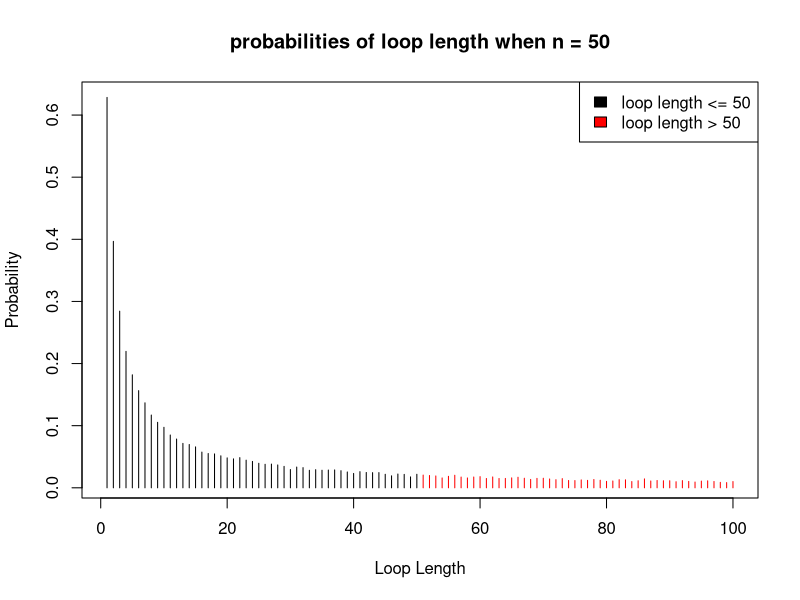

The R source for this figure:

"
Group member1: Rui Zeng      ID:s2298181
Group member2: Lifu Zheng    ID:s2314868
Group member3: Sihan Liu     ID:s2337553

Github Repo: https://github.com/Rae0519/proj2.git

Contribution:
Task 1, 2, 3 and 4 were completed by Member 3 and Member 2.
Task 5, 6 were completed by Member 1.
We both add comments and integrate the code.
Every group member has made contribution to the final code. We all completed the practical work in our own way.
The proportion of contribution is roughly equal in our group.
"


"
Overview:
The project focuses on the simulation of prisoner problem. The prisoners will have opportunities to be free.
Let assume there are 2n prisoners with their unique numbers. Each prisoner will give a chance to choose n boxes from
2n boxes. Each boxes has a random and unique number card from 1 to 2n. If all 2n prisoners can find their number cards 
successfully by opening a maximum on n boxes, they all go free. It seems that this task is impossible but under a strategy,
prisoners will have a reasonably good chance to have freedom. Let us see how that works and the reason of that. 
"


"
There are three possible strategies to be attempted:

1) The prisoner starts at the box with their number k on it. If card in that box is not their prisoner number, 
   they go to box with that number on previous card, open it and repeat the process until they have either found the card 
   with their number on it, or opened n boxes without finding it.
   
2) As strategy 1, but starting from a randomly selected box.

3) They open n boxes at random, checking each card for their number.
"


"
Firstly we need to find the probability of each prisoner to find their card and the probability of all prisoners getting 
free under each strategy.
"


" 
success() is to decide whether the prisoner or prisoners can go free, using loop to traverse 'p' prisoners according to three strategies.

Inputs are n (the half number of prisoner), k (the prisoner’s number), p (the number of prisoners who enter the room), strategy (1, 2 or 3)
The output will the logical object(0/1): whether the prisoner or prisoners go free.

General step:
To determine whether all prisoners find their numbers (card == prisoner[i]) under each strategy, we create a vector 'found' to record (0/1)
whether each prisoner succeeds. If the summation of vector 'found' is equal to the number of prisoners (sum(found) == p), it means prisoners 
who enter the room all find their cards.
"

success <- function(n, k, p, strategy) {  
  prisoner = sample(1:(2 * n))                # random sample of 2n prisoner numbers with no repeat, create the sequence to enter the room
  if (p == 1) {
    prisoner[1] = k                           # if only one prisoner enter, then the first and unique prisoner number is 'k'
  }
  found = rep(0, p)                           # create a p-vector with value zero.
  box = sample(1:(2 * n))                     # random sample of 2n boxes number with no repeat, then cards are randomly placed one in each box.
  
  # strategy 1
  if (strategy == 1) {
    for (i in 1:p) {                          # the loop will stop until 'p' prisoners found they cards
      card = box[prisoner[i]]                 # find the card number in the box of 'prisoner[i]'
      for (time in 1:n) {                     # open at most n boxes
        if (card == prisoner[i]) {            # card number is equal to 'prisoner[i]'
          found[i] = 1                        # successfully find the card
          break                               # end 'time' loop
        }
        card = box[card]                      # otherwise continue to find the card in box of last card number
      }
    }
  }
  
  # strategy 2 
  else if (strategy == 2) {                   # the structure is similar to strategy 1
    for (i in 1:p) {
      card = sample(1:(2 * n), 1)             # decide the first open box randomly, so the card number is random too
      for (time in 1:n) {
        if (card == prisoner[i]) {            
          found[i] = 1                        # Notice: for strategy 2, the loop (e.g the card in box 4 is 5 and the card in box 5 is 4) 
          break                               #         may happen. Under this situation, the prisoner will constantly open box 4 and 5 
        }                                     #         until time n to open boxes. It means he doesn't find his number and is failed.
        card = box[card]
      }
    }
  }
  
  # strategy 3
  else if (strategy == 3) {
    for (i in 1:p) {                                        # random open n boxes is equal to randomly select n numbers in [1, 2n]    
      found[i] = prisoner[i] %in% sample(1:(2*n), n)        # %in% is to check whether the ith prisoner number is in those n selected numbers.
    }                                                       # if 'prisoner[i]' is in those numbers, it means the ith prisoner finds his card.
  }                                                           
 
  sum(found) == p  # if all 'p' prisoners find their cards then the summation of vector 'found' is equal to 'p'
}                  # if it's True return 1, and False return 0



" 
Pone() is to estimate the probability of a single prisoner succeeding in finding his number under each strategy.
It takes n (the half number of prisoner), k (the prisoner’s number), strategy (1, 2 or 3), 
nreps(the number of replicate simulations, default=10000) as arguments.
The output will be the probability after simulation (success_times / nrep).
"


Pone <- function(n, k, strategy, nreps = 10000) {
  success_times = 0                                                  # 'success_times' defines the number of success.
  for (i in 1:nreps) {                                               # simulate 'nreps' times
    success_times = success_times + success(n, k, 1, strategy)       # accumulate the times of success during simulation
  }                                                                  # apply 'success' function to determine whether the prisoner can find his card in one simulation
  success_times / nreps                                              # calculate the probability of success
}


" 
Pall() is to estimate the probabilities of all prisoners finding their number under each strategy
It takes n (the half number of prisoner), strategy (1, 2 or 3), nreps (the number of replicate simulations, default=10000) as arguments.
The output will be the probability after simulation (success_times / nrep).
"

Pall <- function(n, strategy, nreps = 10000) {
  all_success = 0                                                    # 'all_success' defines the times that all prisoners succeed
  for (i in 1:nreps) {
    all_success = all_success + success(n, 1, 2 * n, strategy)       # ccumulate the times of success during simulation
  }                                                                  # apply 'success' function to determine whether 2n prisoners can all find their cards in one simulation
  all_success / nreps                                                # calculate the probability of success
}


# example code

# individual probability (n = 5, k = 3, nreps = 10000)
Pone(5, 3, 1)                # one possible result: 0.4991
Pone(5, 3, 2)                # one possible result: 0.4044
Pone(5, 3, 3)                # one possible result: 0.5033

# individual probability (n = 50, k = 63, nreps = 10000)
Pone(50, 63, 1)              # one possible result: 0.5078          
Pone(50, 63, 2)              # one possible result: 0.38  
Pone(50, 63, 3)              # one possible result: 0.4996


# joint probability (n = 5, nreps = 10000)
Pall(5,1)                    # one possible result:0.3487
Pall(5,2)                    # one possible result:1e-04
Pall(5,3)                    # one possible result:7e-04

# joint probability (n = 50, nreps = 10000)
Pall(50, 1)                  # one possible result:0.3119
Pall(50, 2)                  # one possible result:0
Pall(50, 3)                  # one possible result:0



"
Comment:
Through 'Pall' function, we can find that the prisoners through using strategy 1 can escape together with a probability of approximately 0.31. 
This is a surprising result because from the function 'Pone', we can see that the probability of each individual escaping is about 0.5. 
If we consider them to be independent of each other, the probability that they escape together is 0.5^(100), which is nearly 0. 

Reflecting on the problem itself, we can find that the prisoners are independent of each other only under the following circumstance: 
when each prisoner leaves and we immediately determine the position of the box and card randomly. If the room is returned exactly to its original state 
after each prisoner leaves, they all operate in the same sequence with boxes and cards. Consequently, they are not independent of each other. 

Then, we will consider under what circumstance can the prisoners escape together. Through mathematical argument, we can have the following supposition.
For 2n prisoners, if there is no loop greater than n boxes and cards, all prisoners can escape together.

Next, we try to run the code to prove our supposition.
"



"
In order to find the reason why such a high probability under join success probabilities happen,
we try to find the loops( when u[u[· · · u[u[k]] · · · ]] = k) when randomly shuffling cards.

'dloop' function is to estimate the probability of each loop length from 1 to 2n 
occurring at least once in a random shuffling of cards to boxes.

The function takes 'n' (the half number of card) and 'nrep' (the number of replicate simulations, default value is 10000) as input.
Then output the 2n-vector of probabilities.

General Step:
To compute the probability for each loop length, we need to count the existence of loops in one shuffling.
Open the boxes (2n times) similar to strategy 1 for each prisoner k (2n prisoners in total). 
Count 1 for that loop when the prisoner finds his card. 
(Notice: only count 1 even if two prisoners find their numbers through the same loop length under one random shuffling.)
Then, simulating the shulffing card for 'nreps' times.
Finally, calculate the probability for 2n loops.(count numbers of each loop/nreps)
"



dloop <- function(n, nreps = 10000){
  d_prob <- rep(0, 2*n)                     # 'd_prob' is a 2n-vector with value 0. 
                                            # It is to count the occurrence of each loop.
  
  for (m in 1:nreps){                       # loop through 'nreps' times of shuffling
    u <- sample(1:(2*n))                    # randomly choose 2n cards in [1, 2n] without repeating.
    k <- sample(1:(2*n))                    # randomly choose 2n prisoners in [1, 2n] without repeating.
    success <- rep(0, 2*n)                  # 'success' is a 2n-vector with value 0 for counting the occurrence of each loop in one random shuffling.
    
    for (i in 1:(2*n)){                     # loop through 2n prisoner in one shuffling 
      card = u[k[i]]                        # choose the card in the box of the ith prisoner number k[i].
      
      for(length_loop in 1:(2*n)){          # loop through each 'loop' (u[u[·u[u[k]]·]] = k)
        
        if (card == k[i]){                  # Run if the 'loop' occurrs: the prisoner number is found.
          success[length_loop] = 1          # count 1 for the occurrence of that 'loop' at least once in one random shuffling.
          break                             # end 'length_loop' loop 
        }
        card = u[card]                      # open the next box
      }                              
    }                            
    d_prob <- d_prob + success              # accumulate the existence of 'loop' in all shufflings.
  }                                  
  d_prob/nreps                              # calculate the probabilities of 'loop' 
}                                           # it is also the return value of the function.


# example code for 'dloop' function when n = 50 and nreps = 10000 (default).

dloop_probability <- dloop(50)


# We find the probability that there is no loop longer than 50 ([51:100]) in a random reshuffling of cards to boxes.

1 - sum( dloop_probability[51:100] )

# one possible result: 0.3111. 
# It is similar to the result of joint success probabilities of strategy 1.
# It makes sense. When all prisoners all go free under strategy 1, it means no prisoner opens more than n boxes (here n = 50).
# It is the same question as the probability that there is no loop > 50.


# Let us to see the graph in bar chart.
cols <-  rep(c("black", "red"), each = 50)
plot(dloop_probability,type = "h", xlab ="Loop Length",ylab="Probability", main = "probabilities of loop length when n = 50", col = cols)
legend("topright", legend = c("loop length <= 50", "loop length > 50"), fill = c("black", "red"))
# The trend of the probabilities seems like the function of 1/x. The probabilities decrease with the growth of loop length.



